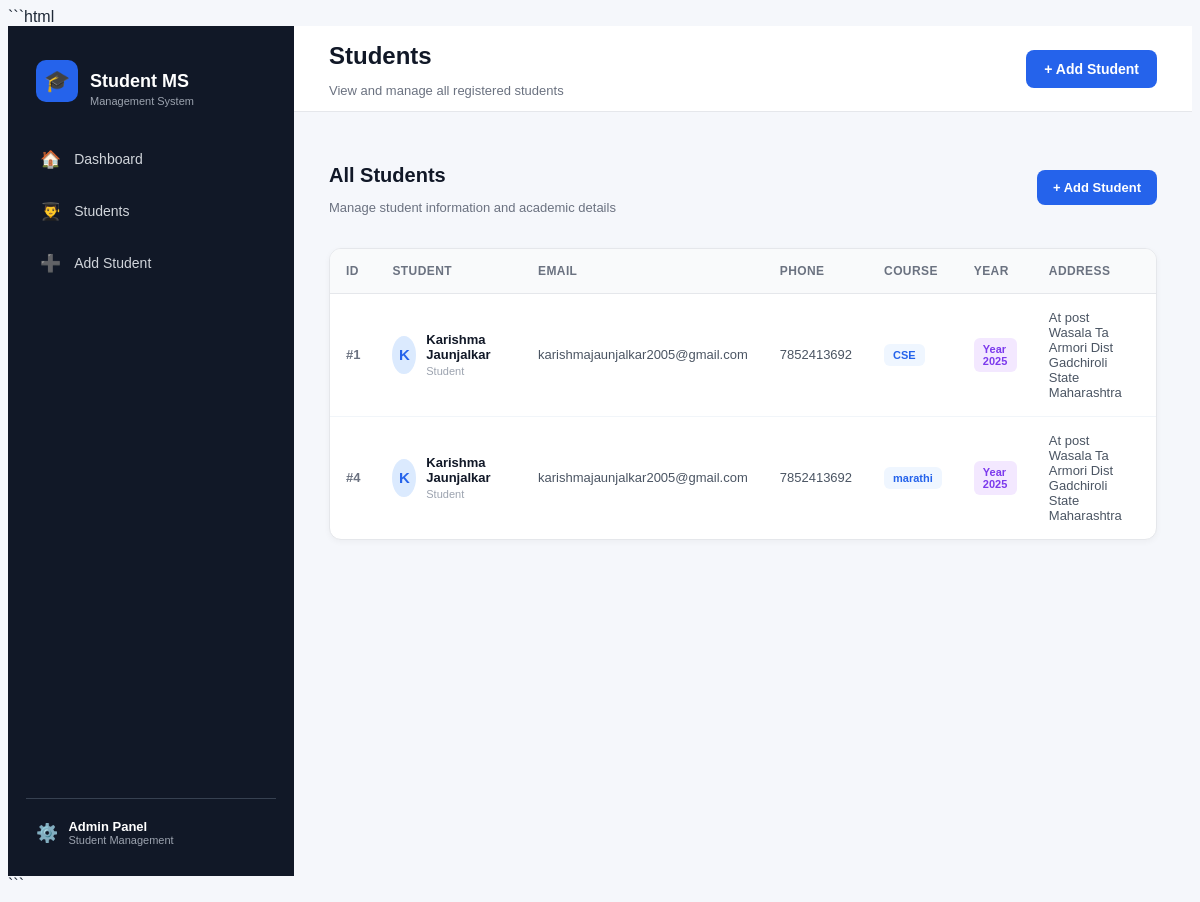
Before: /students with the older database file.
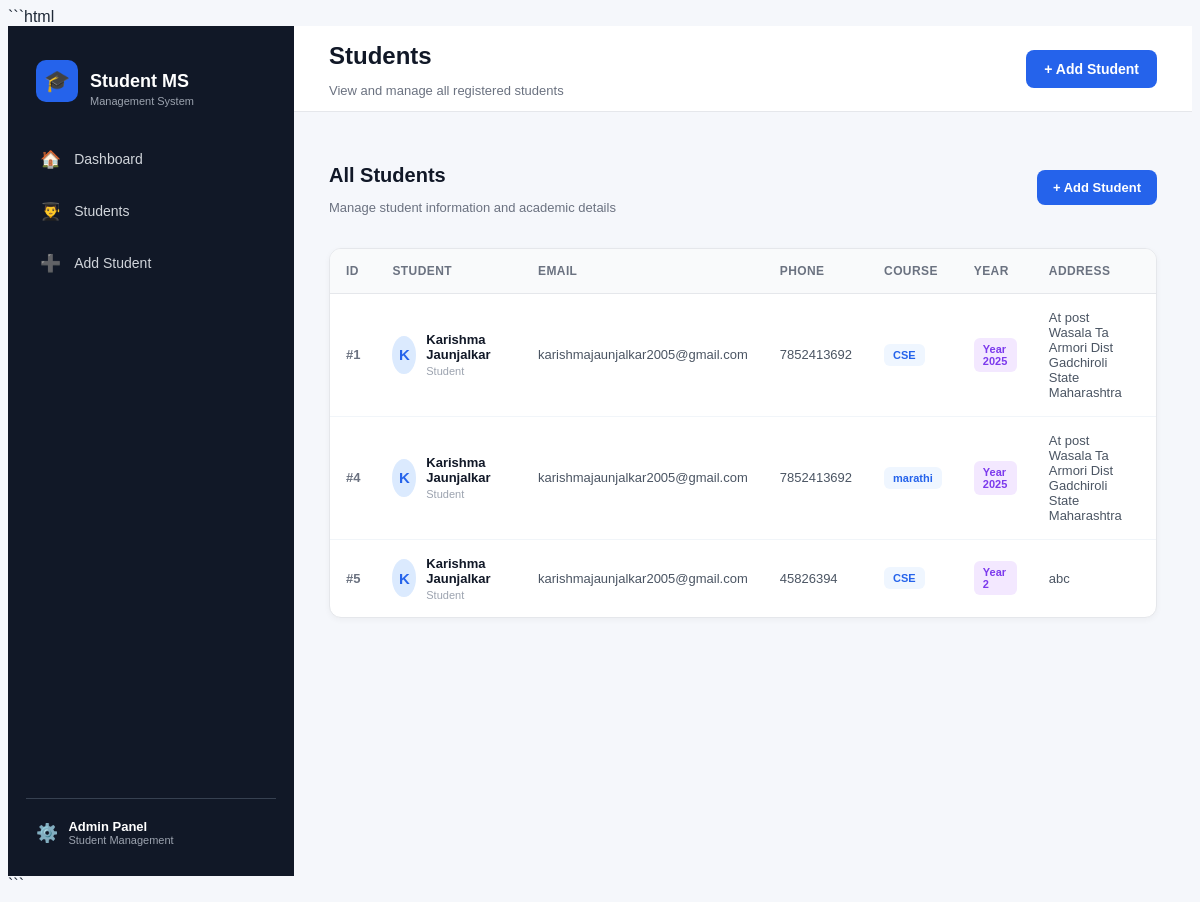
After: the same page with the newer database file.
### tables this page shows
CREATE TABLE students (
            id INTEGER PRIMARY KEY AUTOINCREMENT,
            name TEXT NOT NULL,
            email TEXT NOT NULL,
            phone TEXT,
            course TEXT,
            year INTEGER,
            address TEXT
        );

### app.py (the view)
@app.route("/students")
def students():
    student_list = get_students()
    return render_template(
        "students.html",
        students=student_list
    )

### database.py (called while the page is built)
def get_students():
    connection = sqlite3.connect("students.db")
    cursor = connection.cursor()
    cursor.execute("SELECT * FROM students")
    students = cursor.fetchall()
    connection.close()
    return students

### templates/students.html (shortened to what this page needs)
{% extends "base.html" %}
{% block page_title %}
Students
{% endblock %}
{% block page_subtitle %}
View and manage all registered students
{% endblock %}
{% block content %}
<div class="students-header">
    <div>
        <h2>All Students</h2>
        <p>Manage student information and academic details</p>
    </div>
    <a href="/add-student" class="add-student-button">
        + Add Student
    </a>
</div>
<div class="students-card">
    {% if students %}
    <div class="table-container">
        <table class="students-table">
            <thead>
                <tr>
                    <th>ID</th>
                    <th>Student</th>
                    <th>Email</th>
                    <th>Phone</th>
                    <th>Course</th>
                    <th>Year</th>
                    <th>Address</th>
                    <th>Actions</th>
                </tr>
            </thead>
            <tbody>
                {% for student in students %}
                <tr>
                    <td>
                        <span class="student-id">
                            #{{ student[0] }}
                        </span>
                    </td>
                    <td>
                        <div class="student-info">
                            <div class="student-avatar">
                                {{ student[1][0]|upper }}
                            </div>
                            <div>
                                <strong>{{ student[1] }}</strong>
                                <small>Student</small>
                            </div>
                        </div>
                    </td>
                    <td>
                        {{ student[2] }}
                    </td>
                    <td>
                        {{ student[3] }}
                    </td>
                    <td>
                        <span class="course-badge">
                            {{ student[4] }}
                        </span>
                    </td>
                    <td>
                        <span class="year-badge">
                            Year {{ student[5] }}
                        </span>
                    </td>
                    <td>
                        {{ student[6] }}
                    </td>
                    <td>
                    </td>
                </tr>
                {% endfor %}
            </tbody>
        </table>
    </div>
    {% endif %}
</div>
{% endblock %}

### templates/base.html (shortened to what this page needs)
<!DOCTYPE html>
<html lang="en">
<head>
    <link rel="stylesheet"
          href="{{ url_for('static', filename='style.css') }}">
</head>
<body>
    <div class="app-container">
        <aside class="sidebar">
            <div class="logo">
                <div class="logo-icon">🎓</div>
                <div>
                    <h2>Student MS</h2>
                    <span>Management System</span>
                </div>
            </div>
            <nav class="sidebar-nav">
                <a href="/" class="nav-item">
                    <span>🏠</span>
                    Dashboard
                </a>
                <a href="/students" class="nav-item">
                    <span>👨‍🎓</span>
                    Students
                </a>
                <a href="/add-student" class="nav-item">
                    <span>➕</span>
                    Add Student
                </a>
            </nav>
            <div class="sidebar-footer">
                <div class="footer-icon">⚙️</div>
                <div>
                    <strong>Admin Panel</strong>
                    <small>Student Management</small>
                </div>
            </div>
        </aside>
        <main class="main-content">
            <header class="topbar">
                <div>
                    <h1>{% block page_title %}Dashboard{% endblock %}</h1>
                    <p>
                        {% block page_subtitle %}{% endblock %}
                    </p>
                </div>
                <a href="/add-student" class="topbar-button">
                    + Add Student
                </a>
            </header>
            <section class="page-content">
                {% block content %}
                {% endblock %}
            </section>
        </main>
    </div>
</body>
</html>

### static/style.css (style rules this page uses)
body { font-family: Arial, sans-serif; background-color: #f5f7fb; color: #1f2937; }
.app-container { display: flex; min-height: 100vh; }
.sidebar { width: 250px; min-height: 100vh; background-color: #111827; color: white; display: flex; flex-direction: column; padding: 25px 18px; }
.logo { display: flex; align-items: center; gap: 12px; padding: 5px 10px 30px; }
.logo-icon { width: 42px; height: 42px; background-color: #2563eb; border-radius: 10px; display: flex; align-items: center; justify-content: center; font-size: 21px; }
.logo h2 { font-size: 18px; margin-bottom: 3px; }
.logo span { font-size: 11px; color: #9ca3af; }
.sidebar-nav { display: flex; flex-direction: column; gap: 7px; }
.nav-item { display: flex; align-items: center; gap: 13px; padding: 12px 14px; color: #d1d5db; text-decoration: none; border-radius: 8px; font-size: 14px; transition: 0.2s; }
.nav-item span { font-size: 17px; }
.sidebar-footer { margin-top: auto; border-top: 1px solid #374151; padding: 20px 10px 5px; display: flex; align-items: center; gap: 10px; }
.footer-icon { font-size: 18px; }
.sidebar-footer strong { display: block; font-size: 13px; }
.sidebar-footer small { color: #9ca3af; font-size: 11px; }
.main-content { flex: 1; min-width: 0; }
.topbar { height: 85px; background-color: white; border-bottom: 1px solid #e5e7eb; padding: 0 35px; display: flex; align-items: center; justify-content: space-between; }
.topbar h1 { font-size: 24px; color: #111827; margin-bottom: 4px; }
.topbar p { color: #6b7280; font-size: 13px; }
.topbar-button { background-color: #2563eb; color: white; text-decoration: none; padding: 11px 18px; border-radius: 8px; font-size: 14px; font-weight: bold; transition: 0.2s; }
.page-content { padding: 35px; }
.students-header { display: flex; justify-content: space-between; align-items: center; margin-bottom: 20px; }
.students-header h2 { font-size: 20px; color: #111827; margin-bottom: 5px; }
.students-header p { color: #6b7280; font-size: 13px; }
.add-student-button { display: inline-block; background-color: #2563eb; color: white; text-decoration: none; padding: 10px 16px; border-radius: 8px; font-size: 13px; font-weight: bold; transition: 0.2s; }
.students-card { background-color: white; border: 1px solid #e5e7eb; border-radius: 12px; overflow: hidden; box-shadow: 0 2px 6px rgba(0, 0, 0, 0.04); }
.table-container { width: 100%; overflow-x: auto; }
.students-table { width: 100%; border-collapse: collapse; min-width: 950px; }
.students-table thead { background-color: #f9fafb; }
.students-table th { padding: 15px 16px; text-align: left; font-size: 12px; color: #6b7280; font-weight: 600; text-transform: uppercase; letter-spacing: 0.4px; border-bottom: 1px solid #e5e7eb; }
.students-table td { padding: 16px; border-bottom: 1px solid #f1f5f9; font-size: 13px; color: #4b5563; vertical-align: middle; }
.students-table tbody tr { transition: 0.2s; }
.students-table tbody tr:last-child td { border-bottom: none; }
.student-id { color: #6b7280; font-weight: 600; }
.student-info { display: flex; align-items: center; gap: 10px; }
.student-avatar { width: 38px; height: 38px; background-color: #dbeafe; color: #2563eb; border-radius: 50%; display: flex; align-items: center; justify-content: center; font-weight: bold; font-size: 15px; }
.student-info strong { display: block; color: #111827; font-size: 13px; margin-bottom: 3px; }
.student-info small { color: #9ca3af; font-size: 11px; }
.course-badge { display: inline-block; background-color: #eff6ff; color: #2563eb; padding: 5px 9px; border-radius: 6px; font-size: 11px; font-weight: 600; }
.year-badge { display: inline-block; background-color: #f3e8ff; color: #7c3aed; padding: 5px 9px; border-radius: 6px; font-size: 11px; font-weight: 600; }

Changed rows visible on the page:
added students: id "5", name "K", name "Karishma Jaunjalkar", email "karishmajaunjalkar2005@gmail.com", phone "45826394", course "CSE", year "2", address "abc"
